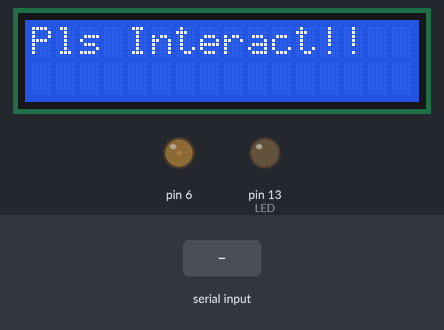
Simulated run of this sketch. Board: Arduino Uno, built with avr-gcc and run on an emulated ATmega328P. Shown: 16×2 character LCD, output pins drawn as LEDs (lit = HIGH). The inputs (shaded band) are chosen by the test bench. What the sketch prints to the serial monitor is not drawn.

Above: at 1.2 s.
1.3 s: "1" received over Serial
At 2.2 s:
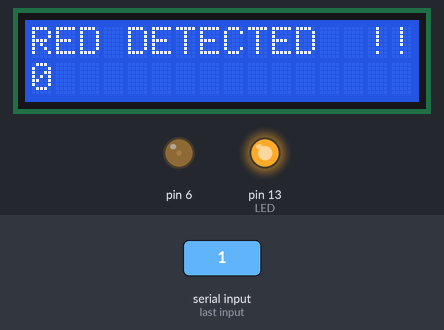
2.8 s: "0" received over Serial
At 3.3 s:
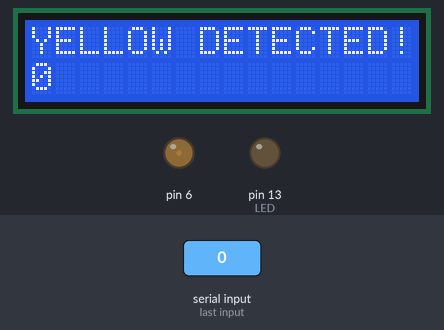
4.3 s: "2" received over Serial
At 5.6 s:
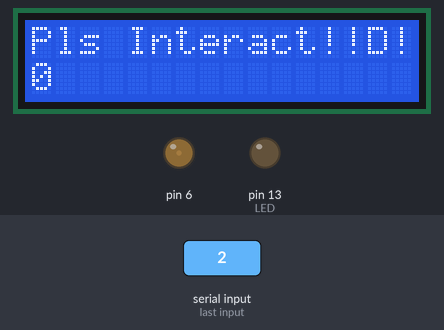
Timing chart, 0 to 7.3 s (numbered marks = the images above; inputs shaded):
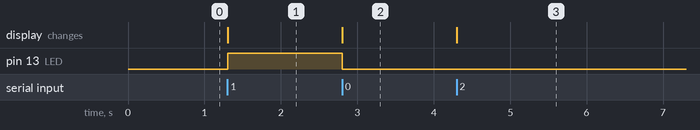

The sketch:

sketch_may06a.ino
```cpp
#include <LiquidCrystal.h>
int Contrast=20;
int data;
int LED=13;
int incrementY;
int incrementR;
int countR;
int countY;
 LiquidCrystal lcd(12, 11, 5, 4, 3, 2);
void setup() {
  analogWrite(6,Contrast);
  lcd.begin(16, 2);
  Serial.begin(9600);                               //initialize serial COM at 9600 baudrate
  pinMode(LED, OUTPUT);                    //declare the LED pin (13) as output
  digitalWrite (LED, LOW);                     //Turn OFF the Led in the beginning
  Serial.println("Hello!,How are you Python ?");
  countR=0;
  countY=0;

}


void loop() {
  while (Serial.available())    //whatever the data that is coming in serially and assigning the value to the variable “data”
  {
  data = Serial.read();
  }

  if (data !='1' && data !='0'  )
  {
  digitalWrite (LED, LOW);
  lcd.setCursor(0, 0);
  lcd.print("Pls Interact!!");
  incrementR=00;
  incrementY=00;
  }


  if (data == '1')
 {lcd.clear();
  digitalWrite (LED, HIGH);
  lcd.setCursor(0, 0);
  lcd.print("RED DETECTED  !!");
  lcd.setCursor(0, 1);
  incrementR=01;
  lcd.print(countR);

 }

  if (data == '0')
  {lcd.clear();
  digitalWrite (LED, LOW);
  lcd.setCursor(0, 0);
  lcd.print("YELLOW DETECTED!");
  lcd.setCursor(0, 1);
  incrementY=01;
  lcd.print(countY);
  }

  countR = countR + incrementR;
  countY = countY + incrementY;

  while (!Serial.available())
  {
  incrementR=0;
  incrementY=0;
  }
}
```

Measured:
- after the input at 1.3 s, pin 13 (LED): LOW → HIGH at once; the display: changes at once (image 1)
- after the input at 2.8 s, pin 13 (LED): HIGH → LOW at once; the display: changes at once (image 2)
- after the input at 4.3 s, the display: changes at once (image 3)
